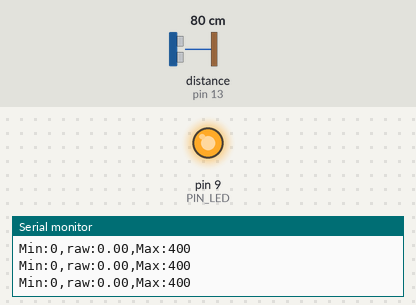
This sketch was run on a simulated Arduino Uno, built with avr-gcc and run on an emulated ATmega328P. Parts: output pins drawn as LEDs (lit = HIGH), the last lines printed to the serial monitor. Wiring (inferred from the names in the program): ultrasonic range finder: trigger pin 12; echo pin 13. Inputs (shaded band) come from the test bench; at power-on: distance to the obstacle (sensor on pin 13) 80 cm. The echo pulse lasts 58.3 µs per cm; pins used as bus, display or sensor lines are not drawn.

Above: at 1.2 s.
1.3 s: distance to the obstacle (sensor on pin 13) set to 18 cm
4.3 s: distance to the obstacle (sensor on pin 13) set to 2 cm
At 4.3 s:
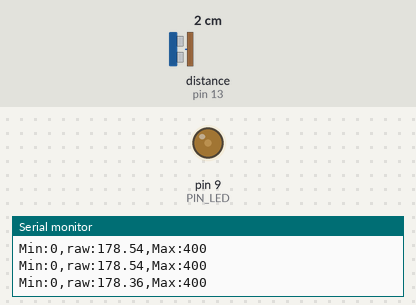
Timing chart, 0 to 7.3 s (numbered marks = the images above; inputs shaded):
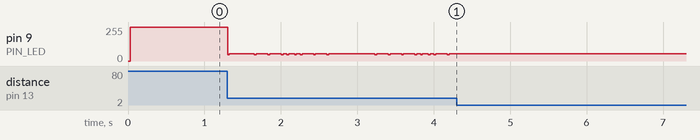

The sketch:

08P20_task.ino
```cpp
// Arduino pin assignment
#define PIN_LED 9
#define PIN_TRIG 12
#define PIN_ECHO 13

// configurable parameters
#define SND_VEL 346.0 // sound velocity at 24 celsius degree (unit: m/s)
#define INTERVAL 25 // sampling interval (unit: ms)
#define _DIST_MIN 100 // minimum distance to be measured (unit: mm)
#define _DIST_MAX 300 // maximum distance to be measured (unit: mm)

// global variables
float timeout; // unit: us
float dist_min, dist_max, dist_raw; // unit: mm
float led_brightness, answer;
unsigned long last_sampling_time; // unit: ms
float scale; // used for pulse duration to distance conversion

void setup() {
// initialize GPIO pins
  pinMode(PIN_LED,OUTPUT);
  pinMode(PIN_TRIG,OUTPUT);
  digitalWrite(PIN_TRIG, LOW);
  pinMode(PIN_ECHO,INPUT);

// initialize USS related variables
  dist_min = _DIST_MIN;
  dist_max = _DIST_MAX;
  timeout = (INTERVAL / 2) * 1000.0; // precalculate pulseIn() timeout value. (unit: us)
  dist_raw = 0.0; // raw distance output from USS (unit: mm)
  scale = 0.001 * 0.5 * SND_VEL;

// initialize serial port
  Serial.begin(57600);

// initialize last sampling time
  last_sampling_time = 0;
}

void loop() {
// wait until next sampling time.
// millis() returns the number of milliseconds since the program started. Will overflow after 50 days.
  if(millis() < last_sampling_time + INTERVAL) return;

// get a distance reading from the USS
  dist_raw = USS_measure(PIN_TRIG,PIN_ECHO);

// get a brightness level from the equation
 led_brightness = Brightness_equation(dist_raw,dist_max,dist_min);

// output the read value to the serial port
  Serial.print("Min:0,");
  Serial.print("raw:");
  Serial.print(dist_raw);
  Serial.print(",");
  Serial.println("Max:400");

// turn on the LED if the distance is between dist_min and dist_max
  if(dist_raw < dist_min || dist_raw > dist_max) {
    analogWrite(PIN_LED, 255);
  }
  else {
    analogWrite(PIN_LED, led_brightness);
  }


// update last sampling time
  last_sampling_time += INTERVAL;
}

float Brightness_equation(float dist_raw, float dist_max, float dist_min)
{
  if(dist_raw < (dist_min+dist_max)/2){
    answer = ((-2.55)*(dist_raw) + 510);
    return answer;
  }
  else{
    answer = ((2.55)*(dist_raw) - 510);
    return answer;
  }
}

// get a distance reading from USS. return value is in millimeter.
float USS_measure(int TRIG, int ECHO)
{
  float reading;
  digitalWrite(TRIG, HIGH);
  delayMicroseconds(10);
  digitalWrite(TRIG, LOW);
  reading = pulseIn(ECHO, HIGH, timeout) * scale; // unit: mm
  if(reading < dist_min || reading > dist_max){
  return dist_raw;
  }
  return reading;
  // Pulse duration to distance conversion example (target distance = 17.3m)
  // - round trip distance: 34.6m
  // - expected pulse duration: 0.1 sec, or 100,000us
  // - pulseIn(ECHO, HIGH, timeout) * 0.001 * 0.5 * SND_VEL
  //           = 100,000 micro*sec * 0.001 milli/micro * 0.5 * 346 meter/sec
  //           = 100,000 * 0.001 * 0.5 * 346 * micro * sec * milli * meter
  //                                           ----------------------------
  //                                           micro * sec
  //           = 100 * 173 milli*meter = 17,300 mm = 17.3m
  // pulseIn() returns microseconds.
}
```

Measured:
- after the input at 4.3 s, pin 9 (PIN_LED): stops changing and stays 55/255
